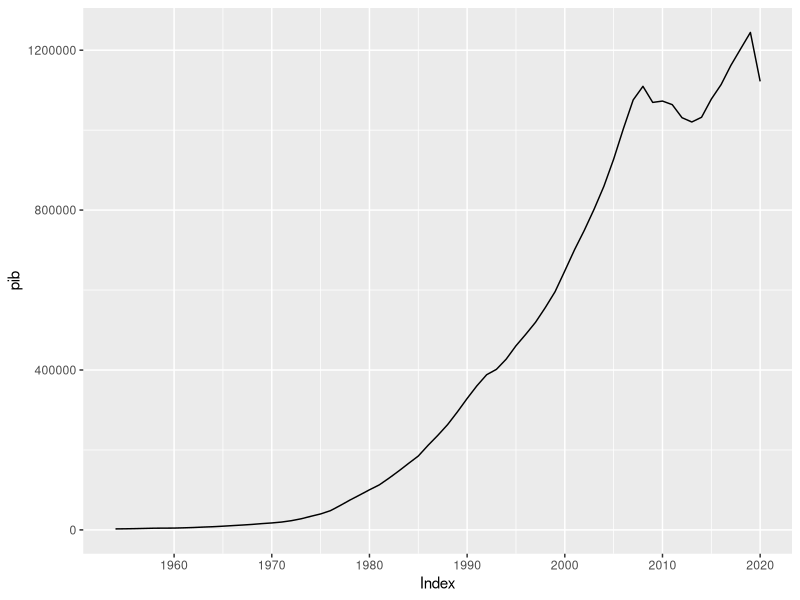
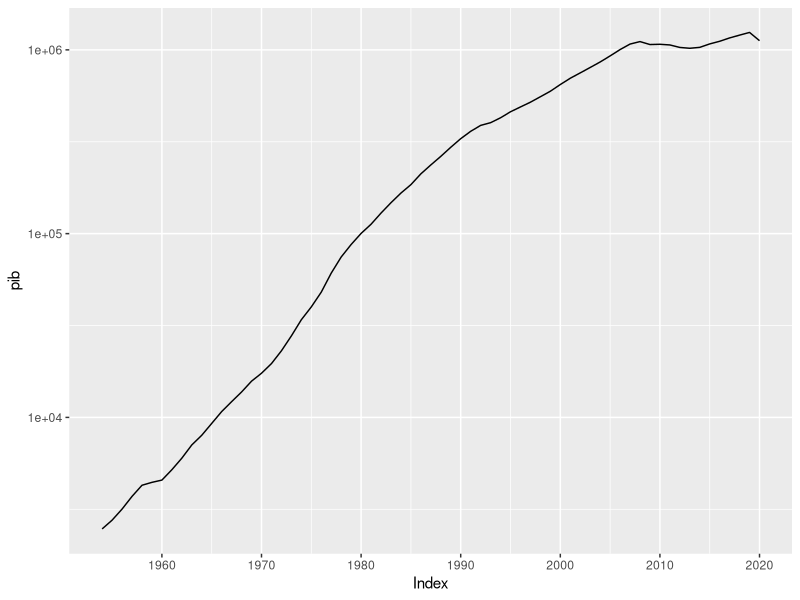
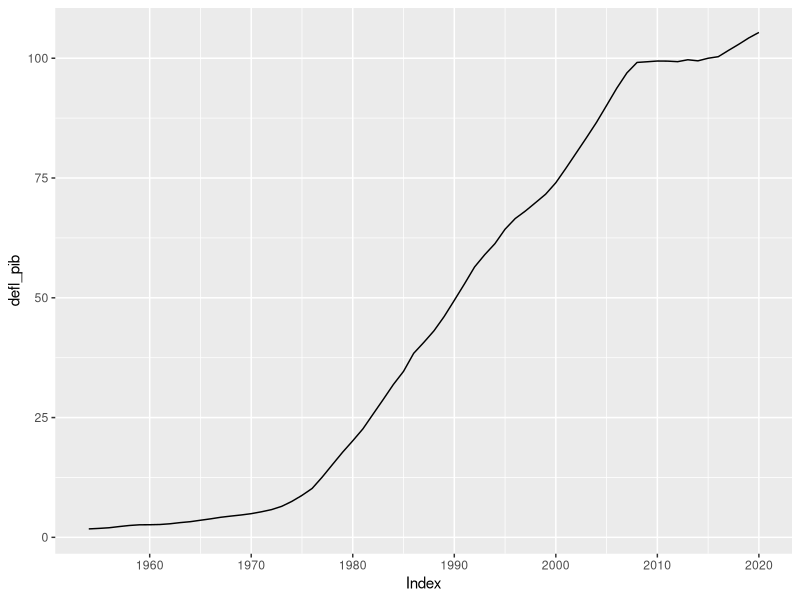
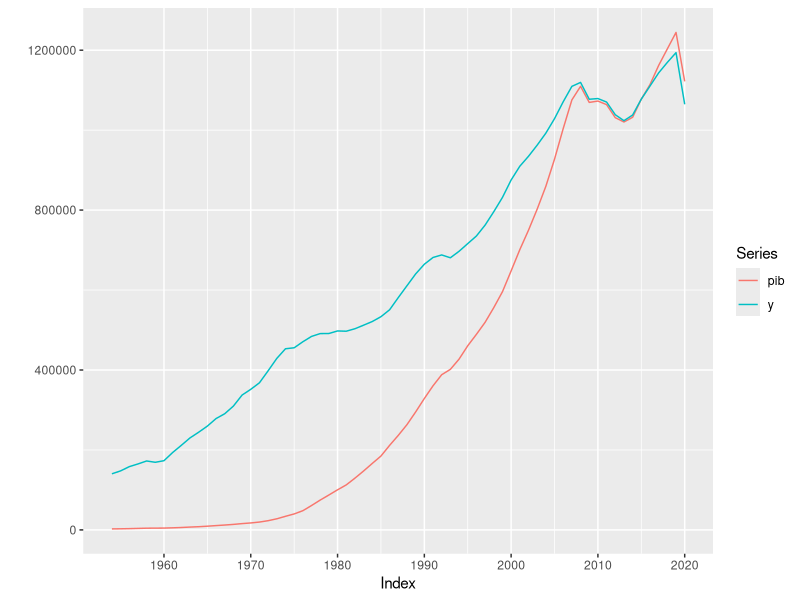
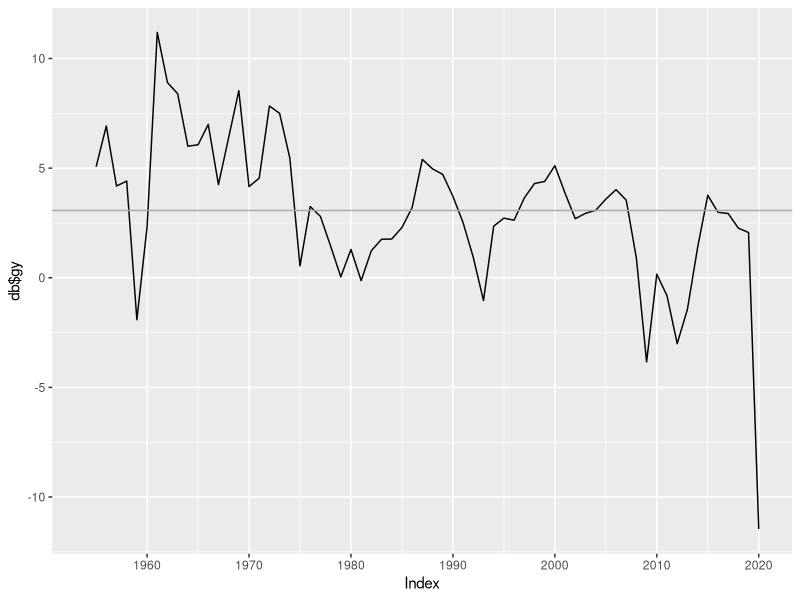
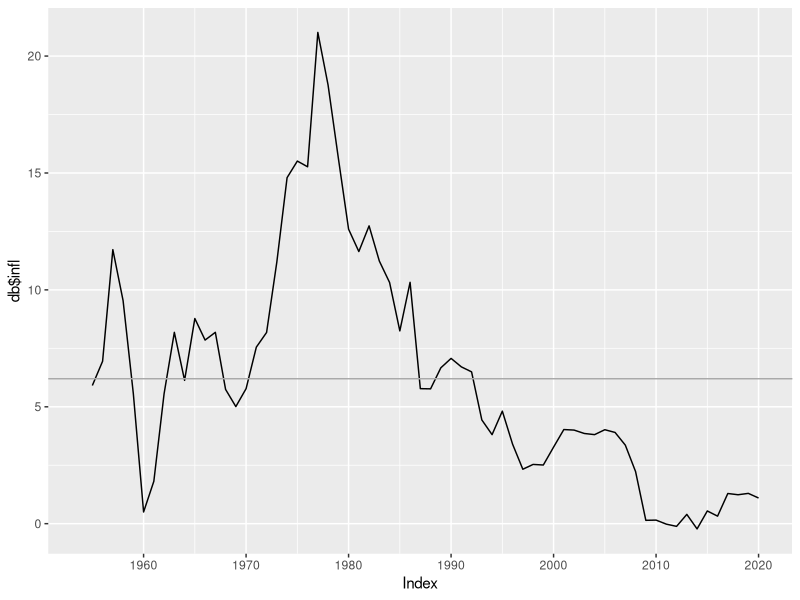
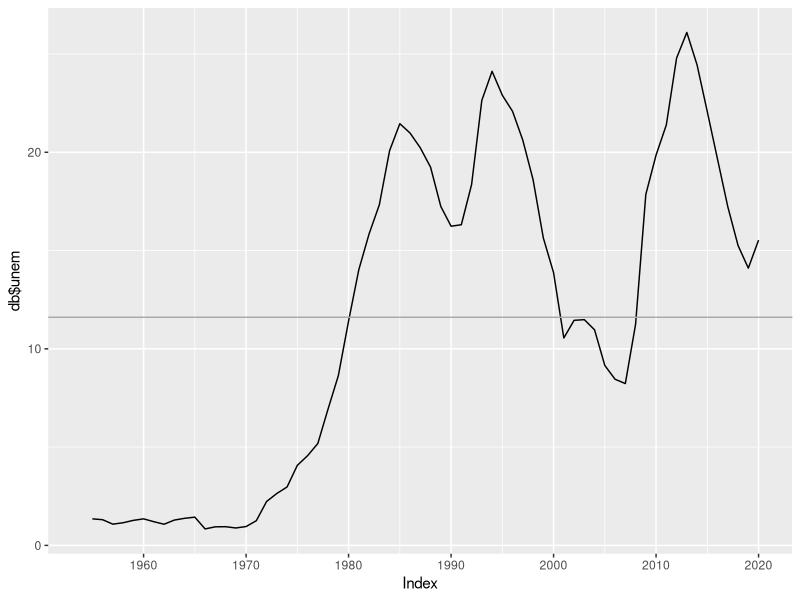
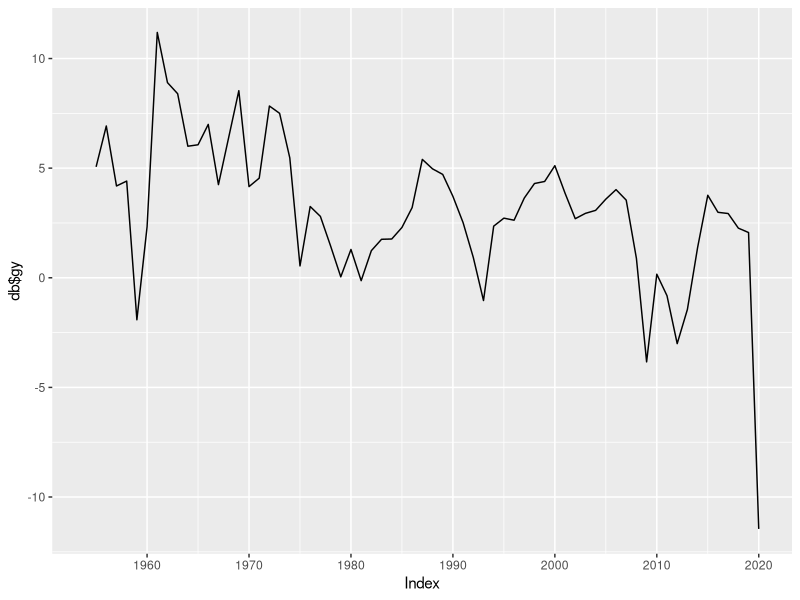

These charts were generated, in order, by the following R code:
library(ggplot2)
library(readxl)
library(forecast)
library(zoo)

## PIB
## =================================================================

pib_db <- read_xlsx("BDMACRO.xlsx",
                      sheet = "SERIES INDIVIDUALES",
                      range = "b3:b70")

pib <- zooreg(pib_db$PIBpm, start = 1954, frequency = 1)

major <- seq(1960, 2020, 10)
minor <- seq(1960, 2020, 5)

autoplot(pib) +
  scale_x_continuous(breaks = major, minor_breaks = minor)

autoplot(pib) +
  scale_x_continuous(breaks = major, minor_breaks = minor) +
  scale_y_log10()

## Deflactor del PIB
## =================================================================

dpib_db <- read_xlsx("BDMACRO.xlsx",
                     sheet = "SERIES INDIVIDUALES",
                     range = "n3:n70")

defl_pib <- zooreg(dpib_db$dPIB, start = 1954, frequency = 1)

autoplot(defl_pib) +
  scale_x_continuous(breaks = major, minor_breaks = minor)


## PIB real
## =================================================================

db <- merge(pib, defl_pib, y = 100 * pib / defl_pib)

autoplot(subset(db, select = c(pib, y)), facets = NULL) +
  scale_x_continuous(breaks = major, minor_breaks = minor)


# Tasa de crecimiento PIB real

db$ly <- log(db$y)
db$gy <- 100 * diff(db$ly)

autoplot(db$gy)  +
  scale_x_continuous(breaks = major, minor_breaks = minor) +
  geom_hline(yintercept = mean(db$gy, na.rm = TRUE), color = I("DarkGray"))

# Inflación

db$infl <- 100 * diff(log(db$defl_pib))

autoplot(db$infl)  +
  scale_x_continuous(breaks = major, minor_breaks = minor) +
  geom_hline(yintercept = mean(db$infl, na.rm = TRUE), color = I("DarkGray"))

# Desempleo

unem_db <- read_xlsx("BDMACRO.xlsx",
                  sheet = "SERIES INDIVIDUALES",
                  range = "hk3:hk70")
db$unem <- zooreg(unem_db$U, start = 1954, frequency = 1)

autoplot(db$unem)  +
  scale_x_continuous(breaks = major, minor_breaks = minor) +
  geom_hline(yintercept = mean(db$unem, na.rm = TRUE), color = I("DarkGray"))



# Autocorrelación

autoplot(db$gy) +
  scale_x_continuous(breaks = major, minor_breaks = minor)

lags <- cbind(gy = db$gy, gy_1 = lag(db$gy, -1))

head(lags)

head(cbind(ly = db$ly, lags))

lags <- na.trim(lags)
qplot(gy_1, gy, data = lags)
cor(lags)


Acf(db$gy, lag.max = 10, ylim = c(-1, 1))

ggtsdisplay(db$gy, plot.type = "scatter")



